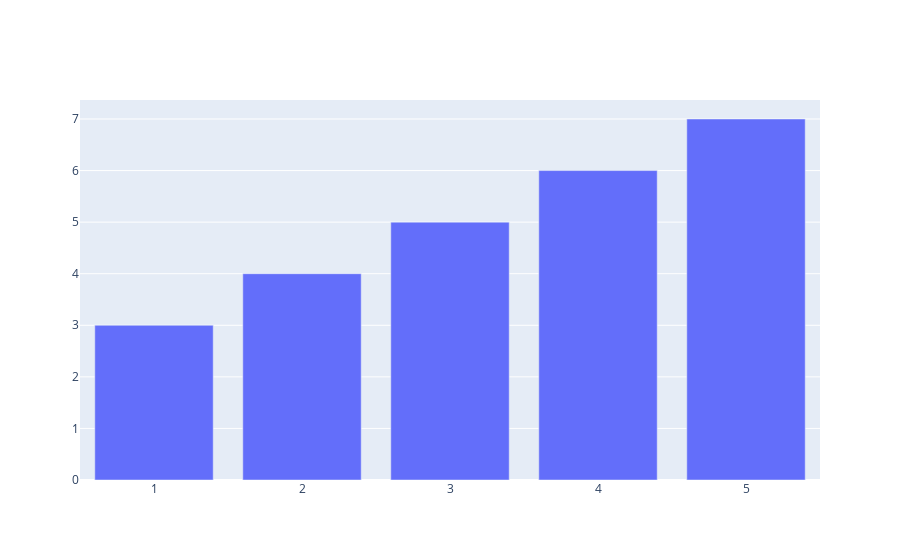

This figure's notebook cell:
### Code cell
fig = go.Figure()
fig.add_trace(go.Bar(x =[1,2,3,4,5],y = [3,4,5,6,7]))
fig.show()

### Figure 1 — Plotly figure (JSON) as saved in the notebook; plotly's stock layout.template omitted (floating-point values rounded to 4 significant figures)
{"data": [{"type": "bar", "x": [1, 2, 3, 4, 5], "y": [3, 4, 5, 6, 7]}], "layout": {}}
